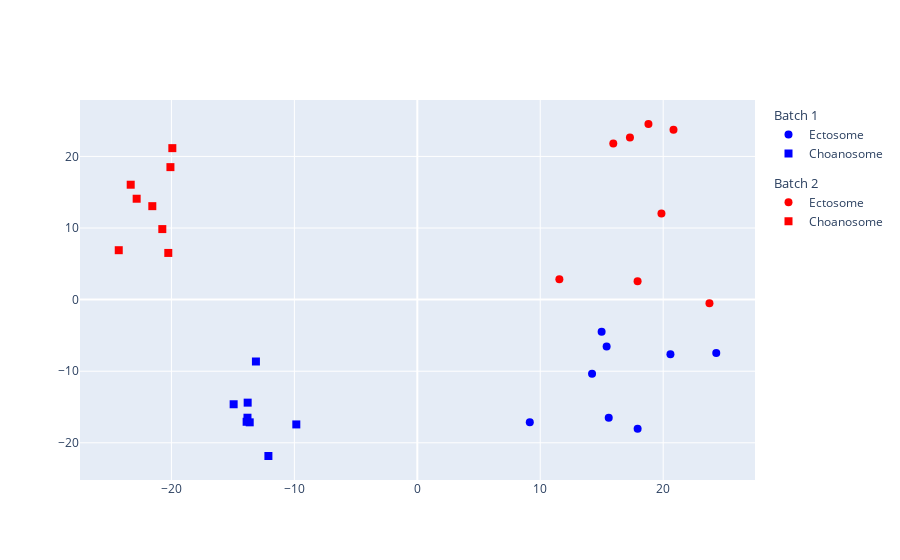

Write notebook code for a chart like this one.
### Code cell
plotPCA(data)

### Figure 1 — Plotly figure (JSON) as saved in the notebook; plotly's stock layout.template omitted (floating-point values rounded to 4 significant figures)
{"data": [{"legendgroup": "1", "legendgrouptitle": {"text": "Batch 1"}, "marker": {"color": ["blue", "blue", "blue", "blue", "blue", "blue", "blue", "blue"], "size": 8, "symbol": ["circle", "circle", "circle", "circle", "circle", "circle", "circle", "circle"]}, "mode": "markers", "name": "Ectosome", "type": "scatter", "x": [15.4, 24.32, 14.99, 14.21, 15.57, 17.92, 9.15, 20.59], "y": [-6.536, -7.456, -4.501, -10.34, -16.49, -18.05, -17.14, -7.647]}, {"legendgroup": "1", "legendgrouptitle": {"text": "Batch 1"}, "marker": {"color": ["blue", "blue", "blue", "blue", "blue", "blue", "blue", "blue"], "size": 8, "symbol": ["square", "square", "square", "square", "square", "square", "square", "square"]}, "mode": "markers", "name": "Choanosome", "type": "scatter", "x": [-9.842, -12.11, -13.13, -13.8, -14.94, -13.81, -13.88, -13.63], "y": [-17.43, -21.84, -8.643, -14.39, -14.61, -16.49, -17.06, -17.14]}, {"legendgroup": "2", "legendgrouptitle": {"text": "Batch 2"}, "marker": {"color": ["red", "red", "red", "red", "red", "red", "red", "red"], "size": 8, "symbol": ["circle", "circle", "circle", "circle", "circle", "circle", "circle", "circle"]}, "mode": "markers", "name": "Ectosome", "type": "scatter", "x": [23.76, 17.92, 19.86, 11.56, 15.94, 18.8, 20.84, 17.3], "y": [-0.5167, 2.554, 12.03, 2.856, 21.8, 24.53, 23.74, 22.65]}, {"legendgroup": "2", "legendgrouptitle": {"text": "Batch 2"}, "marker": {"color": ["red", "red", "red", "red", "red", "red", "red", "red"], "size": 8, "symbol": ["square", "square", "square", "square", "square", "square", "square", "square"]}, "mode": "markers", "name": "Choanosome", "type": "scatter", "x": [-21.56, -20.26, -20.74, -24.29, -23.31, -19.93, -20.08, -22.83], "y": [13.05, 6.522, 9.851, 6.902, 16.05, 21.16, 18.51, 14.09]}], "layout": {}}
